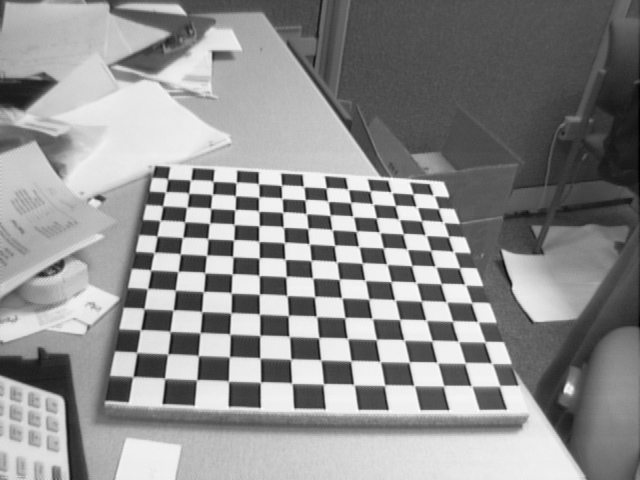
#> input picture images/Image1.tif, 640 x 480 px; its folder holds 4 pictures in this run
$ python main.py
#> lines starting #> are read from the running program, lines starting #| are printed output that depends on the picture
#> (reads config.json from the repository)
### task1.py
import cv2
import numpy as np
from typing import List


def readimage(global_num:int,set:str)-> List[np.ndarray]:
#> called with global_num = 17, set = 'set1'
        images=[]
        for i in range(1,global_num):
                if set=='set1':
                       filename = f"images/Image{i}.tif"
                else:
                       filename = f"myimage/myImage{i}.jpg"
                img = cv2.imread(filename, flags=cv2.IMREAD_COLOR)
#> img is the input picture: shape (480, 640, 3); min 1, max 254, mean 142.9
                if img is None:
                        print(f"Failed to load {filename}")
                else:
                        print(f"Successfully loaded {filename}")
                        if set=='set2':
                                img_resized = cv2.resize(img, (800,600))
                                images.append(img_resized)
                        else:
                               images.append(img)
        return images

def FindandDraw_Corners(images:List[np.ndarray],global_num:int,size:tuple,square_size:int,set:str):
#> called with global_num = 17, square_size = 1, set = 'set1'
        imgpoints = []
        objectpoints=[]
        objp = np.zeros((1, size[0] * size[1], 3), np.float32)
        objp[0, :, :2] = np.mgrid[0:size[0], 0:size[1]].T.reshape(-1, 2)*square_size
        #print(objp)
        for i in range(1,global_num):
                img=images[i-1]
                if set=='set1':
                       filename = f"images/Image{i}.tif"
                else:
                       filename = f"myimage/myImage{i}.jpg"
                ret,corners=cv2.findChessboardCorners(img,size)
                if ret !=0:
                        #print(corners)
                        imgpoints.append(corners)
                        objectpoints.append(objp)
                        gray = cv2.cvtColor(img, cv2.COLOR_BGR2GRAY)

                        print(f"Successfully found {filename}'s corners")
                        criteria = (cv2.TERM_CRITERIA_EPS + cv2.TERM_CRITERIA_MAX_ITER, 30, 0.001)
                        corners2 = cv2.cornerSubPix(gray, corners, (11, 11), (-1, -1), criteria)
                        cv2.drawChessboardCorners(img, size, corners2, ret)
                        cv2.imshow(winname="image title", mat=img)
                        cv2.waitKey(700)
                else:
                        print(f"Failed to find {filename}'s corners")
#> this loop made 5 passes
#> pass 2, in FindandDraw_Corners, `img=images[i-1]`:
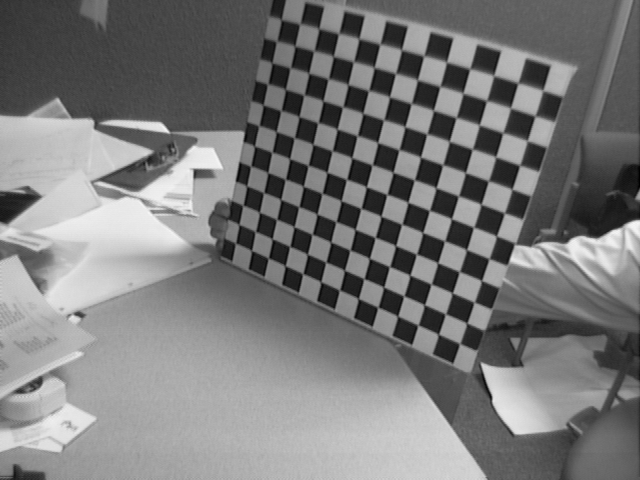
#> img: shape (480, 640, 3); min 1, max 246, mean 122.3
#> pass 2, in FindandDraw_Corners, `cv2.imshow(winname="image title", mat=img)`:
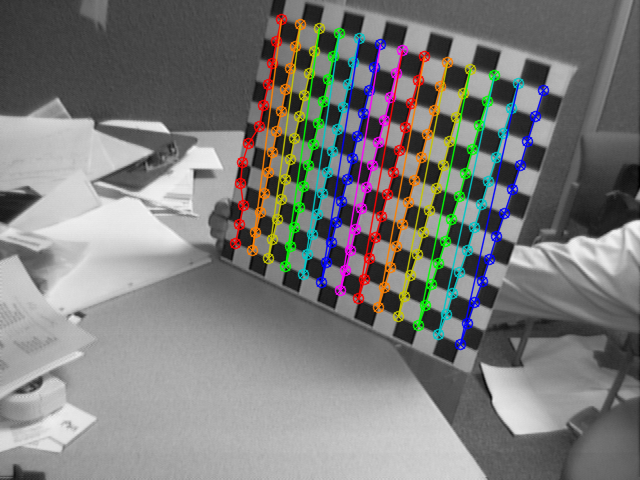
#> window 'image title': shape (480, 640, 3); mean B, G, R 122.2, 123.8, 124
#> pass 3, in FindandDraw_Corners, `img=images[i-1]`:
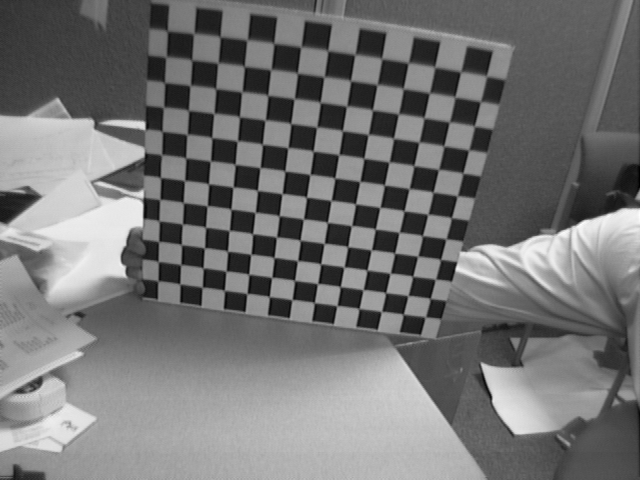
#> img: shape (480, 640, 3); min 1, max 254, mean 116.2
#> after the loop:
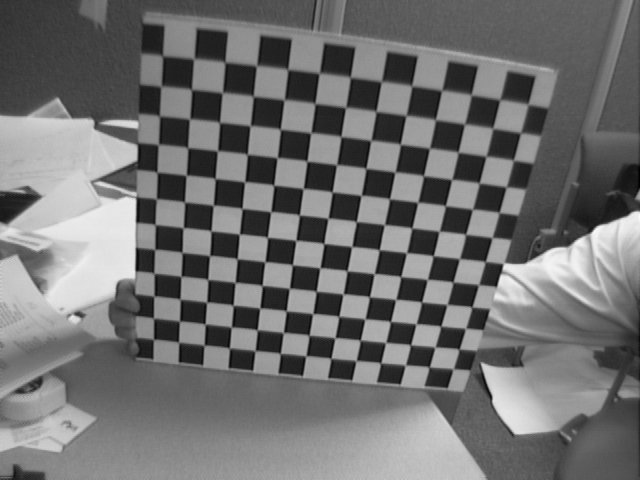
#> gray: shape (480, 640); min 1, max 251, mean 112.8
#> after the loop:
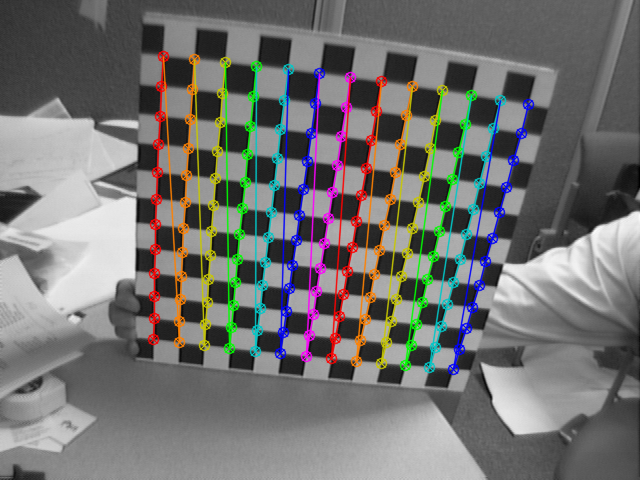
#> img: shape (480, 640, 3); mean B, G, R 112.3, 114.1, 114.3
        return imgpoints,objectpoints,gray.shape,objp


def task(global_num:int,size:tuple,square_size:int,set:str):
        images=readimage(global_num,set)
        imgpoints,objectpoints,img_size,_=FindandDraw_Corners(images,global_num,size,square_size,set)
        ret,mtx,dist,rvecs,tvecs=cv2.calibrateCamera(objectpoints,imgpoints,img_size,None,None)
        print("Ret:", ret)
        print("Camera Matrix:\n", mtx)
        print("Distortion Coefficients:\n", dist)
        print("Rotation Vectors:\n", rvecs)
        print("Translation Vectors:\n", tvecs)
        #得到每个旋转向量的旋转矩阵
        Rotation_matrix=[]
        for i, rvec in enumerate(rvecs):
               rotation_matrix, __ = cv2.Rodrigues(rvec)
               Rotation_matrix.append(rotation_matrix)
        print("Rotation Matrix:\n",Rotation_matrix)
        return mtx,dist,rvecs,tvecs,_,imgpoints

# [100 lines left out: functions de_distortion, Reprojection_Error, compute_matrix, my_warpPerspective, part_4, not called in this run]

### main.py
import json
import cv2
import numpy as np
from task1 import task,de_distortion,Reprojection_Error,part_4

def main():
        print("第一部分—————————————————————")
        #从配置文件读取参数
        with open('config.json', 'r') as file:
                config = json.load(file)

        global_num = config['global_num']
        size = config['size']
        mysize=config['mysize']
        square_size = config['square_size']
        mtx,dist,_,__,___,____=task(global_num,size,square_size,'set1')
        print("*********分界线**********")
        print("第一部分之去畸变————————————————————")
        de_distortion(mtx,dist)
        print("第二部分—————————————————————")
        mtx,dist,rvecs,tvecs,objectpoints,imagepoints_b=task(global_num,mysize,square_size,'set2')
        print("第三部分—————————————————————")
        total_error=0
        for i in range(len(rvecs)):
               #print(f"第{i+1}张图片反投影")
               imagepoints_a=cv2.projectPoints(objectpoints,rvecs[i],tvecs[i],mtx,dist)
               imagepoints_b = np.array(imagepoints_b, dtype=np.float32)
               p_a=imagepoints_a[0].reshape(-1,2)
               p_b=imagepoints_b[i].reshape(-1,2)
               print(p_a)
               print(p_b)
               total_error+=Reprojection_Error(p_a,p_b,48) #计算重投影误差
        print(total_error/len(rvecs))
        print("第四部分—————————————————————")
        part_4("ar_pic.jpg","myimage/myImage1.jpg",(8,6))
        part_4("ar_pic.jpg","myimage/myImage12.jpg",(8,6))
        part_4("ar_pic.jpg","myimage/myImage14.jpg",(8,6))


if __name__ == "__main__":
#> (the run stopped early here; a loop or call above may not have finished)
